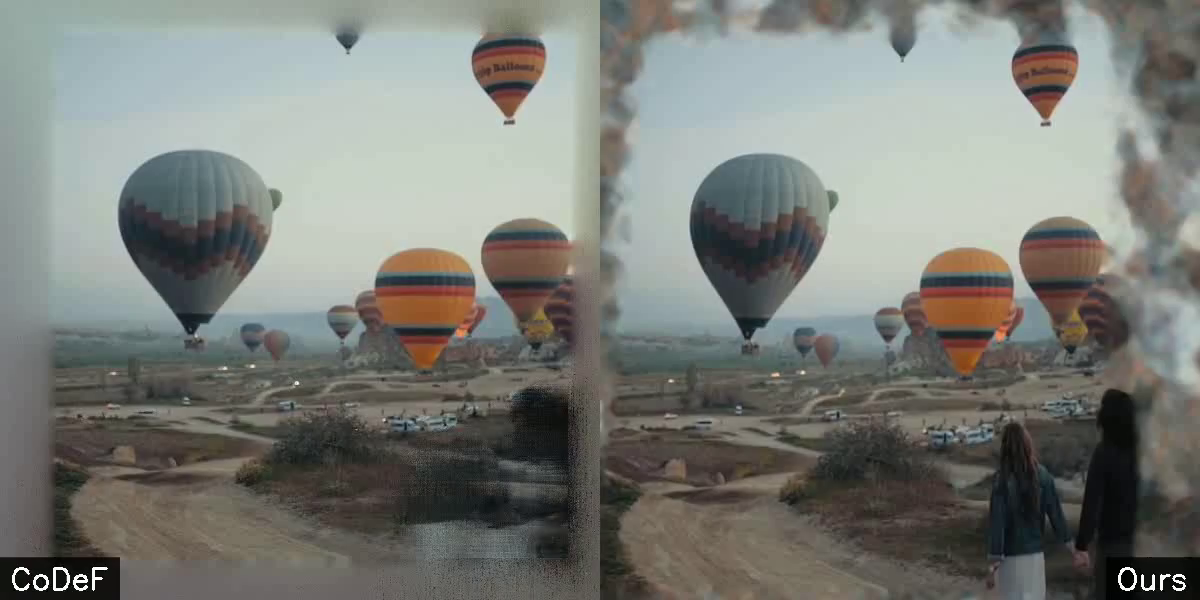
#> input picture frame 0 of videos/dynamic_hot-air-ballon_codef_vs_ours_canonical.mp4, 1200 x 600 px, given in place of train_ours.mp4, which was not available
$ python parse_videos.py   (older library calls are emulated)
#> lines starting #> are read from the running program, lines starting #| are printed output that depends on the picture; after the words box and inside, x2 and y2 are one past the last pixel; in counts of white or black regions, pixels touching at a corner belong together; pictures that were not available may be replaced by others from this repository, and a replacement may not be noted
import cv2, os, glob
import numpy as np


def draw_text(img, text,
          font=cv2.FONT_HERSHEY_SIMPLEX,
          font_scale=1,
          font_thickness=2,
          text_color=(255, 255, 255),
          text_color_bg=(0, 0, 0),
          height=-1,
          width=-1,
          align='right'
          ):

    pad = 10
    img_copy = np.copy(img)
    text_size, _ = cv2.getTextSize(text, font, font_scale, font_thickness)
    text_w, text_h = text_size

    if align is 'right':
        x = width - text_w-1
        y = height - text_h-1
        pos = (x, y)
        cv2.rectangle(img_copy, (x-2*pad, y-2*pad), (x + text_w + 2*pad, y + text_h + 2*pad), text_color_bg, -1)
        img = (np.round(img.astype(np.float32)*0.2 + img_copy.astype(np.float32)*0.8)).astype(np.uint8)
        cv2.putText(img, text, (x - pad, y + text_h + font_scale - 1 - pad), font, font_scale, text_color, font_thickness)
    elif align is 'center':
        x = (width - text_w-1) //2
        y = height - text_h-1
        pos = (x, y)
        cv2.rectangle(img_copy, (x-pad, y-2*pad), (x + text_w + 2*pad, y + text_h + 2*pad), text_color_bg, -1)
        img = (np.round(img.astype(np.float32)*0.2 + img_copy.astype(np.float32)*0.8)).astype(np.uint8)
        cv2.putText(img, text, (x, y + text_h + font_scale - 1 - pad), font, font_scale, text_color, font_thickness)
    elif align is 'left':
        x = 0
        y = height - text_h-1
        pos = (x, y)
        cv2.rectangle(img_copy, (x, y-2*pad), (x + text_w + 2*pad, y + text_h + 2*pad), text_color_bg, -1)
        img = (np.round(img.astype(np.float32)*0.2 + img_copy.astype(np.float32)*0.8)).astype(np.uint8)
        cv2.putText(img, text, (x + pad, y + text_h + font_scale - 1 - pad), font, font_scale, text_color, font_thickness)

    return text_size, img

# task = 'styletransfer'
# scenes = ['bear', 'boat', 'hot-air-ballon', 'overlook-the-ocean', 'shark-ocean']
# other_methods = ['input', 'hash', 'codef', 'medm']

def parse_one_task(task, scenes, other_methods):
#> called with task = 'handwrite'
    for scene in scenes:
        for other_method in other_methods:
            other_video_path = './'+task+'/'+scene+'_'+other_method+'.mp4'

            if os.path.isfile(other_video_path):
                H = 432
                W = 768
                fps = 20.0
                ours_video_path = './'+task+'/'+scene+'_ours.mp4'
                cap_ours = cv2.VideoCapture(ours_video_path)

                cap_other = cv2.VideoCapture(other_video_path)

                # Define the codec and create VideoWriter object
                fourcc = cv2.VideoWriter_fourcc(*'XVID')
                out = cv2.VideoWriter(task+'_'+scene+'_'+other_method+'_vs_ours_video.avi', fourcc, fps, (2*W,  H))
                while cap_ours.isOpened() and cap_other.isOpened():
                    ret_ours, frame_ours = cap_ours.read()
                    ret_other, frame_other = cap_other.read()
                    if not ret_ours or not ret_other:
                        print("Can't receive frame (stream end?). Exiting ...")
                        break

                    if frame_ours.shape[0] != 432 or frame_ours.shape[1] != 768:
                        frame_ours = cv2.resize(frame_ours, (768, 432), interpolation=cv2.INTER_AREA)
                    if frame_other.shape[0] != 432 or frame_other.shape[1] != 768:
                        frame_other = cv2.resize(frame_other, (768, 432), interpolation=cv2.INTER_AREA)


                    # edit here
                    _, frame_ours = draw_text(frame_ours, "Ours", height=H, width=W, align='right')
                    if other_method is 'hash':
                        _, frame_other = draw_text(frame_other, "Hashing-nvd", height=H, width=W, align='left')
                    if other_method is 'input':
                        _, frame_other = draw_text(frame_other, "Input", height=H, width=W, align='left')
                    if other_method is 'codef':
                        _, frame_other = draw_text(frame_other, "CoDeF", height=H, width=W, align='left')
                    if other_method is 'medm':
                        _, frame_other = draw_text(frame_other, "MeDM", height=H, width=W, align='left')

                    frame = cv2.hconcat([frame_other, frame_ours])

                    out.write(frame)

                cap_ours.release()
                cap_other.release()
                out.release()
                cv2.destroyAllWindows()

                os.system('ffmpeg -y -i '+task+'_'+scene+'_'+other_method+'_vs_ours_video.avi -c:v libx264 -preset veryslow -crf 23 -pix_fmt yuv420p '+task+'_'+scene+'_'+other_method+'_vs_ours_video.mp4')
            else:
                ## handling medm for handwrite
                H = 432
                W = 768
                fps = 20.0
                ours_video_path = './'+task+'/'+scene+'_ours.mp4'
                cap_ours = cv2.VideoCapture(ours_video_path)

                # Define the codec and create VideoWriter object
                fourcc = cv2.VideoWriter_fourcc(*'XVID')
                out = cv2.VideoWriter(task+'_'+scene+'_'+other_method+'_vs_ours_video.avi', fourcc, fps, (2*W,  H))
                while cap_ours.isOpened():
                    ret_ours, frame_ours = cap_ours.read()
#> frame_ours is the input picture: shape (600, 1200, 3); mean B, G, R 119.2, 124.6, 122.2
                    if not ret_ours:
                        print("Can't receive frame (stream end?). Exiting ...")
                        break

                    if frame_ours.shape[0] != 432 or frame_ours.shape[1] != 768:
                        frame_ours = cv2.resize(frame_ours, (768, 432), interpolation=cv2.INTER_AREA)
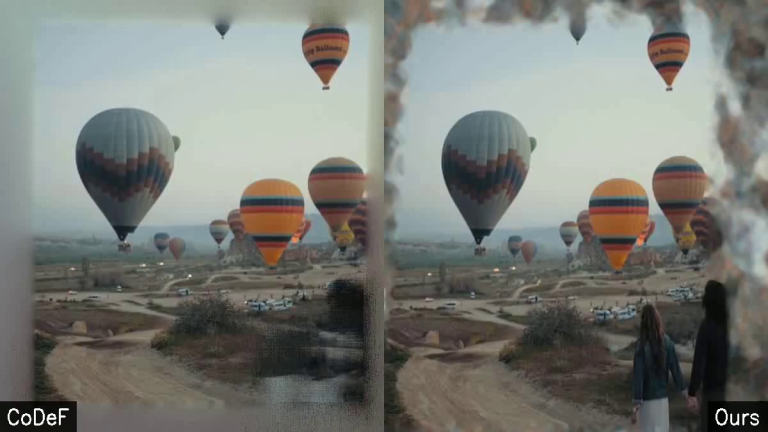
#> frame_ours: shape (432, 768, 3); mean B, G, R 119.2, 124.6, 122.2

                    frame_other = np.ones((432, 768, 3), np.uint8)*255
                    font = cv2.FONT_HERSHEY_SIMPLEX
                    if task is 'handwrite':
                        text = "Cannot add handwritten characters"
                    elif task is 'dynamic':
                        text = "Cannot segment dynamic objects"
                    textsize = cv2.getTextSize(text, font, 1, 2)[0]
                    textX = (768 - textsize[0]) // 2
                    textY = (432 + textsize[1]) // 2

                    # add text centered on image
                    cv2.putText(frame_other, text, (textX, textY), font, 1, (0, 0, 0), 2)


                    # edit here
                    _, frame_ours = draw_text(frame_ours, "Ours", height=H, width=W, align='right')
#> in draw_text, `cv2.rectangle(img_copy, (x-2*pad, y-2*pad), (x + text_w + 2*pad, y + t..`:
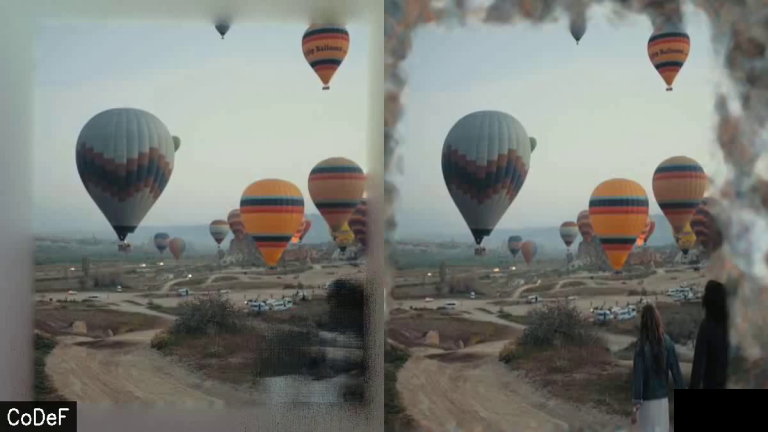
#> img_copy: shape (432, 768, 3); 1.22% of pixels changed, all inside (x1, y1, x2, y2) = (674, 389, 768, 432)
#> in draw_text, `cv2.putText(img, text, (x - pad, y + text_h + font_scale - 1 - pad), f..`:
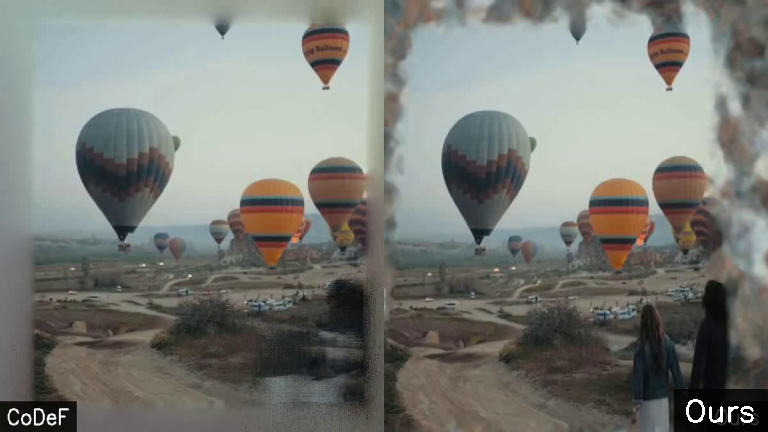
#> img: shape (432, 768, 3); mean B, G, R 119.2, 124.5, 122.2
                    if other_method is 'hash':
                        _, frame_other = draw_text(frame_other, "Hashing-nvd", height=H, width=W, align='left')
                    if other_method is 'input':
                        _, frame_other = draw_text(frame_other, "Input", height=H, width=W, align='left')
#> call 2 of draw_text, with text = 'Input', font = 0, font_scale = 1, font_thickness = 2, text_color = (255, 255, 255), text_color_bg = (0, 0, 0), height = 432, width = 768
#> in draw_text (call 2), `cv2.rectangle(img_copy, (x, y-2*pad), (x + text_w + 2*pad, y + text_h ..`:
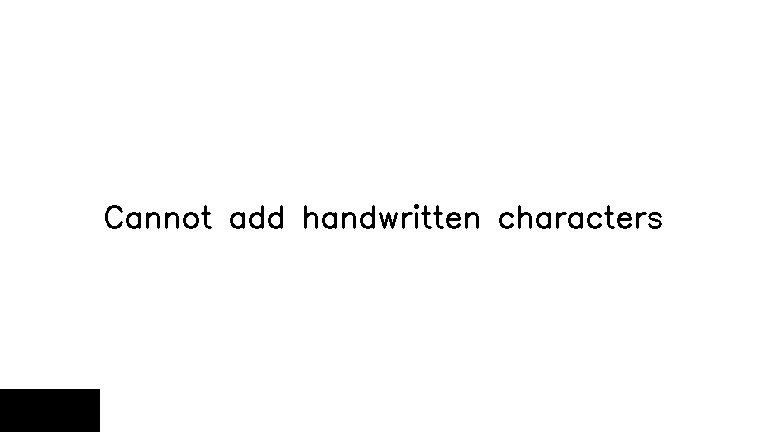
#> img_copy: shape (432, 768, 3); 97.6% white; 32 black regions, largest, box (x1, y1, x2, y2) and area: (0, 389, 100, 432) 4300, (249, 205, 264, 229) 159, (268, 205, 283, 229) 159
                    if other_method is 'codef':
                        _, frame_other = draw_text(frame_other, "CoDeF", height=H, width=W, align='left')
                    if other_method is 'medm':
                        _, frame_other = draw_text(frame_other, "MeDM", height=H, width=W, align='left')

                    frame = cv2.hconcat([frame_other, frame_ours])
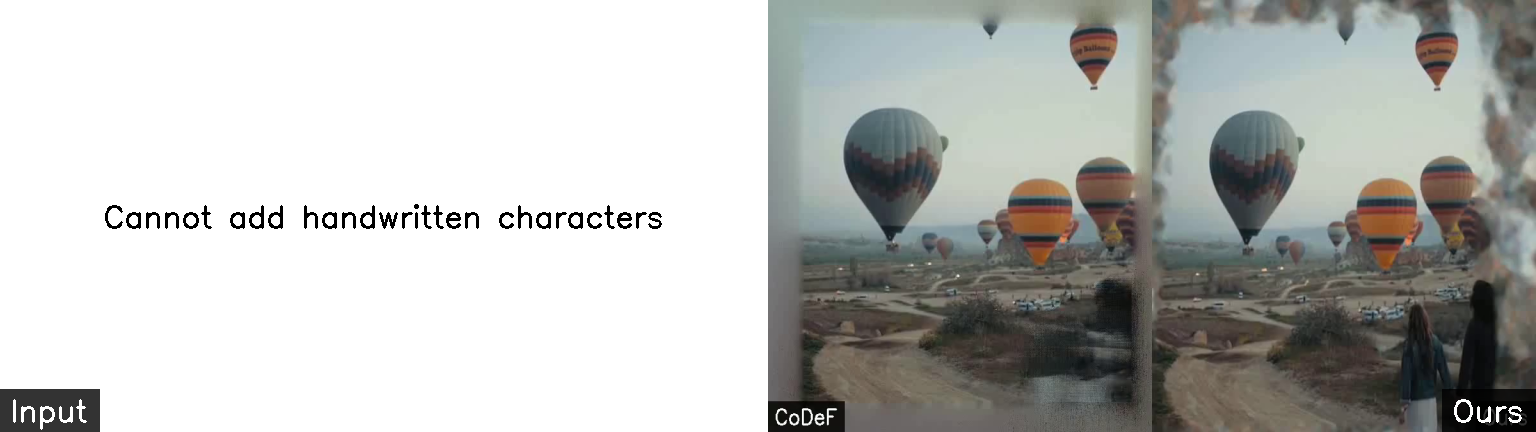
#> frame: shape (432, 1536, 3); mean B, G, R 184.6, 187.2, 186

                    out.write(frame)

                cap_ours.release()
                out.release()
                cv2.destroyAllWindows()

                os.system('ffmpeg -y -i '+task+'_'+scene+'_'+other_method+'_vs_ours_video.avi -c:v libx264 -preset veryslow -crf 23 -pix_fmt yuv420p '+task+'_'+scene+'_'+other_method+'_vs_ours_video.mp4')


            ## canonical image
            H = 432
            W = 768
            fps = 20.0
            ours_canonical_path = './'+task+'/'+scene+'_ours_canonical.png'
            other_canonical_path = './'+task+'/'+scene+'_'+other_method+'_canonical.png'
            # Define the codec and create VideoWriter object
            fourcc = cv2.VideoWriter_fourcc(*'XVID')
            out = cv2.VideoWriter(task+'_'+scene+'_'+other_method+'_vs_ours_canonical.avi', fourcc, fps, (2*W,  H))
            print(other_method)
            for i in range(5):
                frame_ours = cv2.imread(ours_canonical_path)
#> (the run stopped early here; a loop or call above may not have finished)
